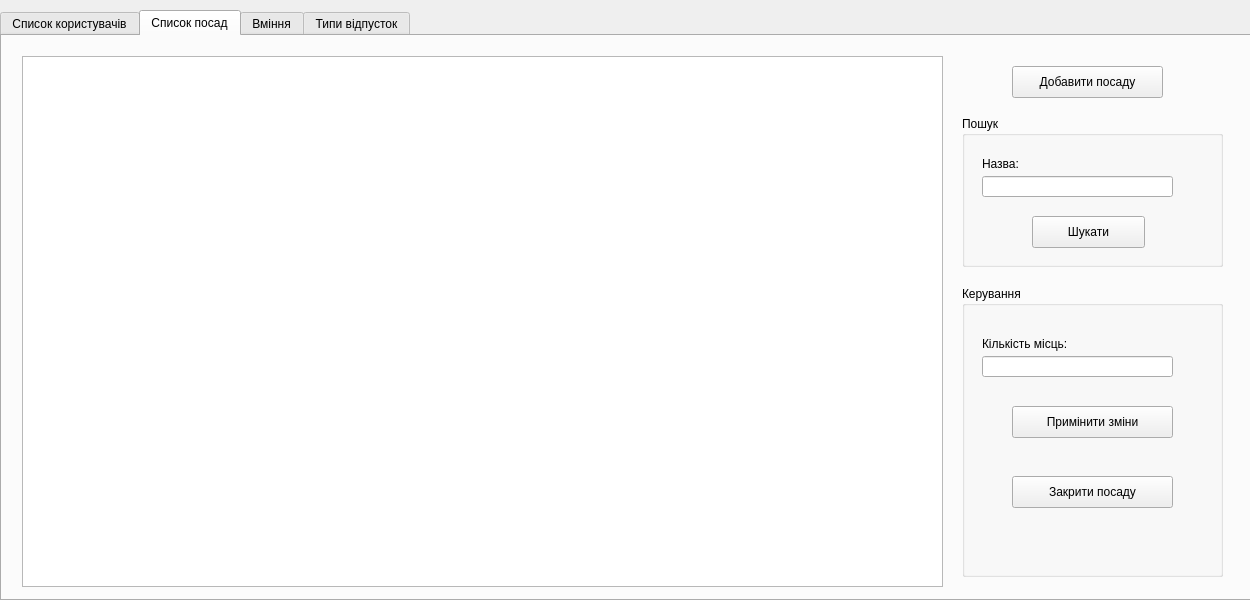
<?xml version="1.0" encoding="UTF-8"?>
<ui version="4.0">
 <class>MainWindow</class>
 <widget class="QMainWindow" name="MainWindow">
  <property name="geometry">
   <rect>
    <x>0</x>
    <y>0</y>
    <width>1250</width>
    <height>600</height>
   </rect>
  </property>
  <property name="sizePolicy">
   <sizepolicy hsizetype="Fixed" vsizetype="Fixed">
    <horstretch>0</horstretch>
    <verstretch>0</verstretch>
   </sizepolicy>
  </property>
  <property name="minimumSize">
   <size>
    <width>1250</width>
    <height>600</height>
   </size>
  </property>
  <property name="maximumSize">
   <size>
    <width>1250</width>
    <height>600</height>
   </size>
  </property>
  <property name="windowTitle">
   <string>MainWindow</string>
  </property>
  <widget class="QWidget" name="centralWidget">
   <property name="sizePolicy">
    <sizepolicy hsizetype="Fixed" vsizetype="Fixed">
     <horstretch>0</horstretch>
     <verstretch>0</verstretch>
    </sizepolicy>
   </property>
   <property name="minimumSize">
    <size>
     <width>1250</width>
     <height>600</height>
    </size>
   </property>
   <property name="maximumSize">
    <size>
     <width>1250</width>
     <height>600</height>
    </size>
   </property>
   <widget class="QTabWidget" name="tabWidget">
    <property name="enabled">
     <bool>true</bool>
    </property>
    <property name="geometry">
     <rect>
      <x>0</x>
      <y>10</y>
      <width>1251</width>
      <height>591</height>
     </rect>
    </property>
    <property name="sizePolicy">
     <sizepolicy hsizetype="Fixed" vsizetype="Fixed">
      <horstretch>0</horstretch>
      <verstretch>0</verstretch>
     </sizepolicy>
    </property>
    <property name="currentIndex">
     <number>1</number>
    </property>
    <widget class="QWidget" name="tab">
     <property name="enabled">
      <bool>true</bool>
     </property>
     <attribute name="title">
      <string>Список користувачів</string>
     </attribute>
     <widget class="QTableView" name="tableView">
      <property name="geometry">
       <rect>
        <x>10</x>
        <y>22</y>
        <width>951</width>
        <height>531</height>
       </rect>
      </property>
      <property name="selectionBehavior">
       <enum>QAbstractItemView::SelectRows</enum>
      </property>
      <property name="sortingEnabled">
       <bool>true</bool>
      </property>
     </widget>
     <widget class="QPushButton" name="addPerson">
      <property name="geometry">
       <rect>
        <x>1032</x>
        <y>50</y>
        <width>151</width>
        <height>32</height>
       </rect>
      </property>
      <property name="text">
       <string>Наняти людину</string>
      </property>
     </widget>
    </widget>
    <widget class="QWidget" name="add_post">
     <attribute name="title">
      <string>Список посад</string>
     </attribute>
     <widget class="QPushButton" name="addPost">
      <property name="geometry">
       <rect>
        <x>1010</x>
        <y>30</y>
        <width>151</width>
        <height>32</height>
       </rect>
      </property>
      <property name="text">
       <string>Добавити посаду</string>
      </property>
     </widget>
     <widget class="QTableView" name="tableViewPost">
      <property name="geometry">
       <rect>
        <x>20</x>
        <y>20</y>
        <width>921</width>
        <height>531</height>
       </rect>
      </property>
      <property name="sizeAdjustPolicy">
       <enum>QAbstractScrollArea::AdjustToContentsOnFirstShow</enum>
      </property>
      <property name="selectionBehavior">
       <enum>QAbstractItemView::SelectRows</enum>
      </property>
      <property name="sortingEnabled">
       <bool>true</bool>
      </property>
      <property name="wordWrap">
       <bool>true</bool>
      </property>
      <attribute name="horizontalHeaderCascadingSectionResizes">
       <bool>false</bool>
      </attribute>
      <attribute name="horizontalHeaderDefaultSectionSize">
       <number>128</number>
      </attribute>
      <attribute name="horizontalHeaderMinimumSectionSize">
       <number>25</number>
      </attribute>
      <attribute name="horizontalHeaderStretchLastSection">
       <bool>true</bool>
      </attribute>
      <attribute name="verticalHeaderCascadingSectionResizes">
       <bool>false</bool>
      </attribute>
      <attribute name="verticalHeaderDefaultSectionSize">
       <number>50</number>
      </attribute>
     </widget>
     <widget class="QGroupBox" name="groupPostSearch">
      <property name="geometry">
       <rect>
        <x>960</x>
        <y>80</y>
        <width>261</width>
        <height>151</height>
       </rect>
      </property>
      <property name="title">
       <string>Пошук</string>
      </property>
      <widget class="QPushButton" name="postSearch">
       <property name="geometry">
        <rect>
         <x>70</x>
         <y>100</y>
         <width>113</width>
         <height>32</height>
        </rect>
       </property>
       <property name="text">
        <string>Шукати</string>
       </property>
      </widget>
      <widget class="QLineEdit" name="postNameSearch">
       <property name="geometry">
        <rect>
         <x>20</x>
         <y>60</y>
         <width>191</width>
         <height>21</height>
        </rect>
       </property>
      </widget>
      <widget class="QLabel" name="label_9">
       <property name="geometry">
        <rect>
         <x>20</x>
         <y>40</y>
         <width>59</width>
         <height>16</height>
        </rect>
       </property>
       <property name="text">
        <string>Назва:</string>
       </property>
      </widget>
     </widget>
     <widget class="QGroupBox" name="groupPostManage">
      <property name="enabled">
       <bool>true</bool>
      </property>
      <property name="geometry">
       <rect>
        <x>960</x>
        <y>250</y>
        <width>261</width>
        <height>291</height>
       </rect>
      </property>
      <property name="title">
       <string>Керування</string>
      </property>
      <widget class="QLineEdit" name="postNewAmount">
       <property name="geometry">
        <rect>
         <x>20</x>
         <y>70</y>
         <width>191</width>
         <height>21</height>
        </rect>
       </property>
      </widget>
      <widget class="QLabel" name="label_10">
       <property name="geometry">
        <rect>
         <x>20</x>
         <y>50</y>
         <width>131</width>
         <height>16</height>
        </rect>
       </property>
       <property name="text">
        <string>Кількість місць:</string>
       </property>
      </widget>
      <widget class="QPushButton" name="postApplyNewAmount">
       <property name="geometry">
        <rect>
         <x>50</x>
         <y>120</y>
         <width>161</width>
         <height>32</height>
        </rect>
       </property>
       <property name="text">
        <string>Примінити зміни</string>
       </property>
      </widget>
      <widget class="QPushButton" name="postClose">
       <property name="geometry">
        <rect>
         <x>50</x>
         <y>190</y>
         <width>161</width>
         <height>32</height>
        </rect>
       </property>
       <property name="text">
        <string>Закрити посаду</string>
       </property>
      </widget>
     </widget>
    </widget>
    <widget class="QWidget" name="skills">
     <attribute name="title">
      <string>Вміння</string>
     </attribute>
     <widget class="QTableView" name="tableViewSkill">
      <property name="geometry">
       <rect>
        <x>20</x>
        <y>20</y>
        <width>931</width>
        <height>531</height>
       </rect>
      </property>
      <property name="sizeAdjustPolicy">
       <enum>QAbstractScrollArea::AdjustToContentsOnFirstShow</enum>
      </property>
      <property name="selectionBehavior">
       <enum>QAbstractItemView::SelectRows</enum>
      </property>
      <property name="sortingEnabled">
       <bool>true</bool>
      </property>
      <property name="wordWrap">
       <bool>true</bool>
      </property>
      <attribute name="horizontalHeaderCascadingSectionResizes">
       <bool>false</bool>
      </attribute>
      <attribute name="horizontalHeaderDefaultSectionSize">
       <number>200</number>
      </attribute>
      <attribute name="horizontalHeaderMinimumSectionSize">
       <number>40</number>
      </attribute>
      <attribute name="horizontalHeaderStretchLastSection">
       <bool>true</bool>
      </attribute>
      <attribute name="verticalHeaderCascadingSectionResizes">
       <bool>false</bool>
      </attribute>
      <attribute name="verticalHeaderDefaultSectionSize">
       <number>80</number>
      </attribute>
     </widget>
     <widget class="QGroupBox" name="add_skills">
      <property name="geometry">
       <rect>
        <x>970</x>
        <y>10</y>
        <width>251</width>
        <height>181</height>
       </rect>
      </property>
      <property name="title">
       <string>Пошук</string>
      </property>
      <widget class="QLabel" name="label">
       <property name="geometry">
        <rect>
         <x>20</x>
         <y>40</y>
         <width>59</width>
         <height>16</height>
        </rect>
       </property>
       <property name="text">
        <string>Назва:</string>
       </property>
      </widget>
      <widget class="QLineEdit" name="lineEdit">
       <property name="geometry">
        <rect>
         <x>20</x>
         <y>60</y>
         <width>211</width>
         <height>21</height>
        </rect>
       </property>
      </widget>
      <widget class="QPushButton" name="findSkill">
       <property name="geometry">
        <rect>
         <x>70</x>
         <y>130</y>
         <width>113</width>
         <height>32</height>
        </rect>
       </property>
       <property name="text">
        <string>Шукати</string>
       </property>
      </widget>
     </widget>
     <widget class="QGroupBox" name="find_skills">
      <property name="geometry">
       <rect>
        <x>970</x>
        <y>210</y>
        <width>251</width>
        <height>331</height>
       </rect>
      </property>
      <property name="title">
       <string>Нове вміння</string>
      </property>
      <widget class="QTextEdit" name="textEdit">
       <property name="geometry">
        <rect>
         <x>20</x>
         <y>110</y>
         <width>211</width>
         <height>131</height>
        </rect>
       </property>
      </widget>
      <widget class="QLineEdit" name="lineEdit_2">
       <property name="geometry">
        <rect>
         <x>20</x>
         <y>60</y>
         <width>211</width>
         <height>21</height>
        </rect>
       </property>
      </widget>
      <widget class="QLabel" name="label_2">
       <property name="geometry">
        <rect>
         <x>20</x>
         <y>40</y>
         <width>59</width>
         <height>16</height>
        </rect>
       </property>
       <property name="text">
        <string>&lt;html&gt;&lt;head/&gt;&lt;body&gt;&lt;p&gt;Назва&lt;span style=&quot; color:#ff0000;&quot;&gt;*&lt;/span&gt;:&lt;/p&gt;&lt;/body&gt;&lt;/html&gt;</string>
       </property>
      </widget>
      <widget class="QLabel" name="label_3">
       <property name="geometry">
        <rect>
         <x>20</x>
         <y>90</y>
         <width>59</width>
         <height>16</height>
        </rect>
       </property>
       <property name="text">
        <string>&lt;html&gt;&lt;head/&gt;&lt;body&gt;&lt;p&gt;Опис&lt;span style=&quot; color:#ff0000;&quot;&gt;*&lt;/span&gt;:&lt;/p&gt;&lt;/body&gt;&lt;/html&gt;</string>
       </property>
      </widget>
      <widget class="QPushButton" name="addSkill">
       <property name="geometry">
        <rect>
         <x>60</x>
         <y>290</y>
         <width>113</width>
         <height>32</height>
        </rect>
       </property>
       <property name="text">
        <string>Добавити</string>
       </property>
      </widget>
      <widget class="QLabel" name="label_4">
       <property name="geometry">
        <rect>
         <x>20</x>
         <y>250</y>
         <width>191</width>
         <height>21</height>
        </rect>
       </property>
       <property name="text">
        <string>&lt;html&gt;&lt;head/&gt;&lt;body&gt;&lt;p&gt;&lt;span style=&quot; color:#ff0000;&quot;&gt;заповніть обовязкові поля&lt;/span&gt;&lt;/p&gt;&lt;/body&gt;&lt;/html&gt;</string>
       </property>
      </widget>
     </widget>
    </widget>
    <widget class="QWidget" name="vacation_type">
     <attribute name="title">
      <string>Типи відпусток</string>
     </attribute>
     <widget class="QGroupBox" name="find_vacation_type">
      <property name="geometry">
       <rect>
        <x>970</x>
        <y>10</y>
        <width>251</width>
        <height>181</height>
       </rect>
      </property>
      <property name="title">
       <string>Пошук</string>
      </property>
      <widget class="QLabel" name="label_5">
       <property name="geometry">
        <rect>
         <x>20</x>
         <y>40</y>
         <width>59</width>
         <height>16</height>
        </rect>
       </property>
       <property name="text">
        <string>Назва:</string>
       </property>
      </widget>
      <widget class="QLineEdit" name="lineEdit_3">
       <property name="geometry">
        <rect>
         <x>20</x>
         <y>60</y>
         <width>211</width>
         <height>21</height>
        </rect>
       </property>
      </widget>
      <widget class="QPushButton" name="findVacationType">
       <property name="geometry">
        <rect>
         <x>70</x>
         <y>130</y>
         <width>113</width>
         <height>32</height>
        </rect>
       </property>
       <property name="text">
        <string>Шукати</string>
       </property>
      </widget>
     </widget>
     <widget class="QGroupBox" name="add_vacation_type">
      <property name="geometry">
       <rect>
        <x>970</x>
        <y>210</y>
        <width>251</width>
        <height>331</height>
       </rect>
      </property>
      <property name="title">
       <string>Новий тип відпустки</string>
      </property>
      <widget class="QTextEdit" name="textEdit_2">
       <property name="geometry">
        <rect>
         <x>20</x>
         <y>110</y>
         <width>211</width>
         <height>131</height>
        </rect>
       </property>
      </widget>
      <widget class="QLineEdit" name="lineEdit_4">
       <property name="geometry">
        <rect>
         <x>20</x>
         <y>60</y>
         <width>211</width>
         <height>21</height>
        </rect>
       </property>
      </widget>
      <widget class="QLabel" name="label_6">
       <property name="geometry">
        <rect>
         <x>20</x>
         <y>40</y>
         <width>59</width>
         <height>16</height>
        </rect>
       </property>
       <property name="text">
        <string>&lt;html&gt;&lt;head/&gt;&lt;body&gt;&lt;p&gt;Назва&lt;span style=&quot; color:#ff0000;&quot;&gt;*&lt;/span&gt;:&lt;/p&gt;&lt;/body&gt;&lt;/html&gt;</string>
       </property>
      </widget>
      <widget class="QLabel" name="label_7">
       <property name="geometry">
        <rect>
         <x>20</x>
         <y>90</y>
         <width>59</width>
         <height>16</height>
        </rect>
       </property>
       <property name="text">
        <string>&lt;html&gt;&lt;head/&gt;&lt;body&gt;&lt;p&gt;Опис&lt;span style=&quot; color:#ff0000;&quot;&gt;*&lt;/span&gt;:&lt;/p&gt;&lt;/body&gt;&lt;/html&gt;</string>
       </property>
      </widget>
      <widget class="QPushButton" name="addVacationType">
       <property name="geometry">
        <rect>
         <x>60</x>
         <y>290</y>
         <width>113</width>
         <height>32</height>
        </rect>
       </property>
       <property name="text">
        <string>Добавити</string>
       </property>
      </widget>
      <widget class="QLabel" name="label_8">
       <property name="geometry">
        <rect>
         <x>20</x>
         <y>250</y>
         <width>191</width>
         <height>21</height>
        </rect>
       </property>
       <property name="text">
        <string>&lt;html&gt;&lt;head/&gt;&lt;body&gt;&lt;p&gt;&lt;span style=&quot; color:#ff0000;&quot;&gt;заповніть обовязкові поля&lt;/span&gt;&lt;/p&gt;&lt;/body&gt;&lt;/html&gt;</string>
       </property>
      </widget>
     </widget>
     <widget class="QTableView" name="tableViewVacationType">
      <property name="geometry">
       <rect>
        <x>20</x>
        <y>20</y>
        <width>931</width>
        <height>531</height>
       </rect>
      </property>
      <property name="sizeAdjustPolicy">
       <enum>QAbstractScrollArea::AdjustToContentsOnFirstShow</enum>
      </property>
      <property name="selectionBehavior">
       <enum>QAbstractItemView::SelectRows</enum>
      </property>
      <property name="sortingEnabled">
       <bool>true</bool>
      </property>
      <property name="wordWrap">
       <bool>true</bool>
      </property>
      <attribute name="horizontalHeaderCascadingSectionResizes">
       <bool>false</bool>
      </attribute>
      <attribute name="horizontalHeaderDefaultSectionSize">
       <number>200</number>
      </attribute>
      <attribute name="horizontalHeaderMinimumSectionSize">
       <number>40</number>
      </attribute>
      <attribute name="horizontalHeaderStretchLastSection">
       <bool>true</bool>
      </attribute>
      <attribute name="verticalHeaderCascadingSectionResizes">
       <bool>false</bool>
      </attribute>
      <attribute name="verticalHeaderDefaultSectionSize">
       <number>80</number>
      </attribute>
     </widget>
    </widget>
   </widget>
  </widget>
 </widget>
 <layoutdefault spacing="6" margin="11"/>
 <resources/>
 <connections/>
</ui>
